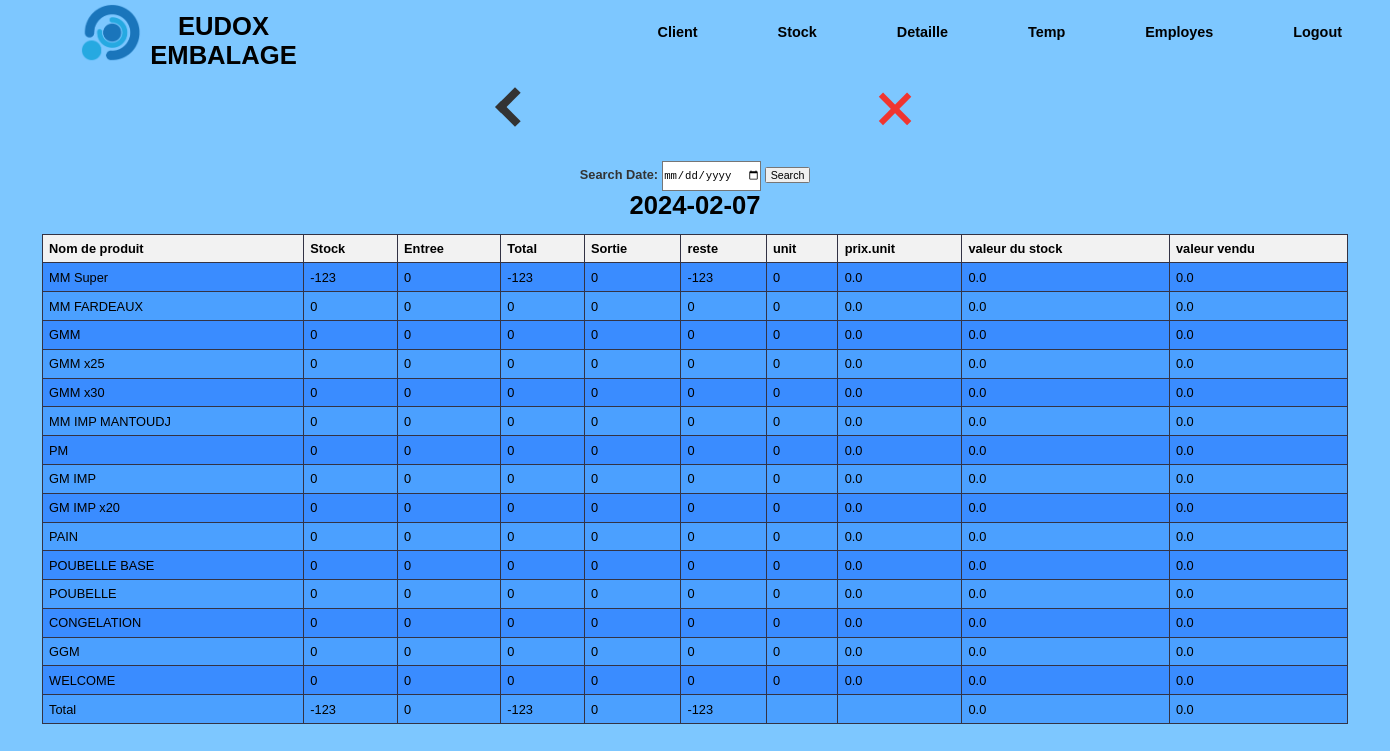
Screenshot of /stock/view with the database file from the repository.
### tables this page shows
CREATE TABLE stv (
        id INTEGER PRIMARY KEY AUTOINCREMENT,
        date TEXT NOT NULL,
        MM_super_st INTEGER NOT NULL,
        MM_super_e INTEGER NOT NULL,
        MM_super_so INTEGER NOT NULL,
        MM_Fardeaux_st INTEGER NOT NULL,
        MM_Fardeaux_e INTEGER NOT NULL,
        MM_Fardeaux_so INTEGER NOT NULL,
        GMM_st INTEGER NOT NULL,
        GMM_e INTEGER NOT NULL,
        GMM_so INTEGER NOT NULL,
        GMM_x25_st INTEGER NOT NULL,
        GMM_x25_e INTEGER NOT NULL,
        GMM_x25_so INTEGER NOT NULL,
        GMM_x30_st INTEGER NOT NULL,
        GMM_x30_e INTEGER NOT NULL,
        GMM_x30_so INTEGER NOT NULL,
        MM_IMP_MANTOUDJ_st INTEGER NOT NULL,
        MM_IMP_MANTOUDJ_e INTEGER NOT NULL,
        MM_IMP_MANTOUDJ_so INTEGER NOT NULL,
        PM_st INTEGER NOT NULL,
        PM_e INTEGER NOT NULL,
        PM_so INTEGER NOT NULL,
        GM_IMP_st INTEGER NOT NULL,
        GM_IMP_e INTEGER NOT NULL,
        GM_IMP_so INTEGER NOT NULL,
        GM_IMP_x20_st INTEGER NOT NULL,
        GM_IMP_x20_e INTEGER NOT NULL,
        GM_IMP_x20_so INTEGER NOT NULL,
        PAIN_st INTEGER NOT NULL,
        PAIN_e INTEGER NOT NULL,
        PAIN_so INTEGER NOT NULL,
        POUBELLE_BASE_st INTEGER NOT NULL,
        POUBELLE_BASE_e INTEGER NOT NULL,
        POUBELLE_BASE_so INTEGER NOT NULL,
        POUBELLE_st INTEGER NOT NULL,
        POUBELLE_e INTEGER NOT NULL,
        POUBELLE_so INTEGER NOT NULL,
        CONGELATION_st INTEGER NOT NULL,
        CONGELATION_e INTEGER NOT NULL,
        CONGELATION_so INTEGER NOT NULL,
        GGM_st INTEGER NOT NULL,
        GGM_e INTEGER NOT NULL,
        GGM_so INTEGER NOT NULL,
        WELCOME_st INTEGER NOT NULL,
        WELCOME_e INTEGER NOT NULL,
        WELCOME_so INTEGER NOT NULL
    );

CREATE TABLE upt (
        id INTEGER PRIMARY KEY AUTOINCREMENT,
        date TEXT NOT NULL,
        num INTEGER NOT NULL,
        u INTEGER NOT NULL,
        up REAL NOT NULL
    );

### app.py (the view)
@app.route('/stock/view', methods=['POST', 'GET'])
def view_stock():
    if request.method == 'POST':
        today_date = request.form.get('search_date', datetime.now().strftime("%Y-%m-%d"), None)
        if not today_date:
            today_date = datetime.now().strftime("%Y-%m-%d")
    else:
        today_date = datetime.now().strftime("%Y-%m-%d")
    conn = sqlite3.connect('form_data.db')
    cursor = conn.cursor()
    cursor.execute('SELECT * FROM stv WHERE date = ?', (today_date,))
    stock_data = cursor.fetchone()
    cursor.execute('SELECT u, up FROM upt WHERE date = ?', (today_date,))
    vals = cursor.fetchall()
    conn.close()
    product_names = ["MM Super", "MM FARDEAUX", "GMM", "GMM x25", "GMM x30", "MM IMP MANTOUDJ", "PM", "GM IMP", "GM IMP x20", "PAIN", "POUBELLE BASE", "POUBELLE", "CONGELATION", "GGM", "WELCOME"]
    total_stock = sum(stock_data[i * 3 + 2] for i in range(len(product_names)))
    total_entree = sum(stock_data[i * 3 + 3] for i in range(len(product_names)))
    total_sort = sum(stock_data[i * 3 + 4] for i in range(len(product_names)))
    total_rest = sum(stock_data[i * 3 + 2] + stock_data[i * 3 + 3] - stock_data[i * 3 + 4] for i in range(len(product_names)))
    total_v_stock = sum((stock_data[i * 3 + 2] + stock_data[i * 3 + 3] - stock_data[i * 3 + 4]) * vals[i][0] * vals[i][1] for i in range(len(product_names)))
    total_v_vendu = sum(stock_data[i * 3 + 4] * vals[i][0] * vals[i][1] for i in range(len(product_names)))
    return render_template('s_view.html', stock_data=stock_data, vals=vals, product_names=product_names, td=today_date,
                           total_stock=total_stock, total_entree=total_entree, total_sort=total_sort,
                           total_rest=total_rest, total_v_stock=total_v_stock, total_v_vendu=total_v_vendu)

### templates/s_view.html (shortened to what this page needs)
{% extends 'main.html' %}
{% block top %}
<a href="/stock" id="back"><div class="thick-arrow-left"></div></a>
<a href="/main" id="aclose"><div class="close"></div></a>
{% endblock %}
{% block bot %}
<form method="POST" action="/stock/view">
  <b><label for="search_date">Search Date:</label></b>
  <input type="date" id="search_date" name="search_date">
  <button type="submit">Search</button>
</form>
<h1>{{ stock_data[1] }}</h1>
<table>
  <tr>
    <th>Nom de produit</th>
    <th>Stock</th>
    <th>Entree</th>
    <th>Total</th>
    <th>Sortie</th>
    <th>reste</th>
    <th>unit</th>
    <th>prix.unit</th>
    <th>valeur du stock</th>
    <th>valeur vendu</th>
  </tr>
  {% for i in range(15) %}
    <tr>
      <td>{{ product_names[i] }}</td>
      <td>{{ stock_data[i * 3 + 2] }}</td>
      <td>{{ stock_data[i * 3 + 3] }}</td>
      <td>{{ stock_data[i * 3 + 2] + stock_data[i * 3 + 3] }}</td>
      <td>{{ stock_data[i * 3 + 4] }}</td>
      <td>{{ stock_data[i * 3 + 2] + stock_data[i * 3 + 3] - stock_data[i * 3 + 4] }}</td>
      <td contenteditable="true" onblur="updateValue(this.innerText, {{ i }}, 0, '{{ stock_data[1] }}')">{{ vals[i][0] }}</td>
      <td contenteditable="true" onblur="updateValue(this.innerText, {{ i }}, 1, '{{ stock_data[1] }}')">{{ vals[i][1] }}</td>
      <td>{{ (stock_data[i * 3 + 2] + stock_data[i * 3 + 3] - stock_data[i * 3 + 4]) * vals[i][0] * vals[i][1] }}</td>
      <td>{{ stock_data[i * 3 + 4] * vals[i][0] * vals[i][1] }}</td>
    </tr>
  {% endfor %}
  <tr>
    <td>Total</td>
    <td>{{ total_stock }}</td>
    <td>{{ total_entree }}</td>
    <td>{{ total_stock + total_entree }}</td>
    <td>{{ total_sort }}</td>
    <td>{{ total_rest }}</td>
    <td></td>
    <td></td>
    <td>{{ total_v_stock }}</td>
    <td>{{ total_v_vendu }}</td>
  </tr>
</table>
{% endblock %}

### templates/main.html (shortened to what this page needs)
<!DOCTYPE html>
<html>
  <head>
    <link rel="stylesheet" type="text/css" href="{{ url_for('static', filename='css/style.css') }}">
  </head>
  <body>
    <div class="bg">
      <div class="hd">
        <img class="logo" src="{{ url_for('static', filename='assets/lll.png') }}" onclick="goToHomePage()" style="cursor: pointer;"/>
        <h1 class="fn" onclick="goToHomePage()" style="cursor: pointer;">EUDOX EMBALAGE</h1>
        <ul class="nav">
          <li><a href="/client">Client</a></li>
          <li><a href="/stock">Stock</a></li>
          <li><a href="/detail">Detaille</a></li>
          <li><a href="/time">Temp</a></li>
          <li><a href="/work">Employes</a></li>
          <li><a href="/">Logout</a></li>
        </ul>
      </div>
        <div class="display_frame">
          <div class="top_side">
            {% block top %}{% endblock %}
          </div>
          <div class="bot_side">
            {% block bot %}{% endblock %}
          </div>
        </div>
    </div>
  </body>
</html>

### static/css/style.css (style rules this page uses)
body, h1, h2, h3, p, ul, li { margin: 0; padding: 0; }
body { font-family: Arial, sans-serif; background-color: #7dc7ff; zoom: 80%; }
.bg { background-size: cover; background-repeat: no-repeat; height: 100vh; }
.hd { background: #7dc7ff; width: 100%; height: 81px; display: flex; text-align: center; }
.logo { padding-top: 4px; margin-left: 100px; margin-right: 10px; height: 75px; width: 80px; }
.fn { text-align: center; padding-top: 15px; font-family: sans-serif; width: 350px; color: #000; transition: 0.3s ease-out; }
.nav { margin-left: 400px; margin-right: 10px; display: flex; justify-content: center; align-items: center; }
.nav li { list-style: none; margin-left: 50px; margin-right: 50px; font-size:18px; }
.nav li a { text-decoration: none; font-family: sans-serif; font-weight: bold; color: #000; transition: 0.3s ease-out; }
.display_frame { background-size: cover; text-align: center; width: 100%; }
a { color: inherit; text-decoration: none; }
.top_side { display: flex; height: 120px; width: 100%; }
#aclose { margin-left: 28vw; }
.thick-arrow-left { margin: 35px; width: 25px; height: 25px; border: 10px solid #333; border-left: 0; border-top: 0; transform: rotate(135deg); }
#back { margin-left: 34%; }
.close { margin: 30px; background: #f03530; height: 50px; position: relative; width: 8px; transform: rotate(45deg); }
.close:after { background: #f03530; content: ""; height: 8px; left: -21px; position: absolute; top: 21px; width: 50px; }
.bot_side label { color: #333; }
.bot_side input { height: 35px; }

### templates/s_view.html (style rules this page uses)
table { border-collapse: collapse; width: 94%; margin: 3%; margin-top: 1%; }
th, td { border: 1px solid #333344; padding: 8px; text-align: left; }
th { background-color: #f2f2f2; }
tr:nth-child(even) td { background-color: #3a8cff; }
tr:nth-child(odd) td { background-color: #4ba0ff; }

### rows the page displays
stv: date "2024-02-07", MM_super_st "-123" "0" "0" "0" "0" "0" "0" "0" "0" "0" "0" "0" "0" "0" "0", MM_super_e "0" "0" "0" "0" "0" "0" "0" "0" "0" "0" "0" "0" "0" "0" "0", stock_data[i*3+2]+stock_data[i*3+3] "-123" "0" "0" "0" "0" "0" "0" "0" "0" "0" "0" "0" "0" "0" "0", MM_super_so "0" "0" "0" "0" "0" "0" "0" "0" "0" "0" "0" "0" "0" "0" "0", MM_super_st+MM_super_e+MM_super_so "-123" "0" "0" "0" "0" "0" "0" "0" "0" "0" "0" "0" "0" "0" "0", MM_super_st+MM_super_e+MM_super_so "0.0" "0.0" "0.0" "0.0" "0.0" "0.0" "0.0" "0.0" "0.0" "0.0" "0.0" "0.0" "0.0" "0.0" "0.0", stock_data[i*3+4]*vals[i][0]*vals[i][1] "0.0" "0.0" "0.0" "0.0" "0.0" "0.0" "0.0" "0.0" "0.0" "0.0" "0.0" "0.0" "0.0" "0.0" "0.0"
upt: u "0", up "0.0"
upt: u "0", up "0.0"
upt: u "0", up "0.0"
upt: u "0", up "0.0"
upt: u "0", up "0.0"
upt: u "0", up "0.0"
upt: u "0", up "0.0"
upt: u "0", up "0.0"
upt: u "0", up "0.0"
upt: u "0", up "0.0"
upt: u "0", up "0.0"
upt: u "0", up "0.0"
upt: u "0", up "0.0"
upt: u "0", up "0.0"
upt: u "0", up "0.0"

### other values shown
{{ product_names[i] }} "MM Super" "MM FARDEAUX" "GMM" "GMM x25" "GMM x30" "MM IMP MANTOUDJ" "PM" "GM IMP" "GM IMP x20" "PAIN" "POUBELLE BASE" "POUBELLE" "CONGELATION" "GGM" "WELCOME"
{{ total_stock }} "-123"
{{ total_entree }} "0"
{{ total_stock + total_entree }} "-123"
{{ total_sort }} "0"
{{ total_rest }} "-123"
{{ total_v_stock }} "0.0"
{{ total_v_vendu }} "0.0"
